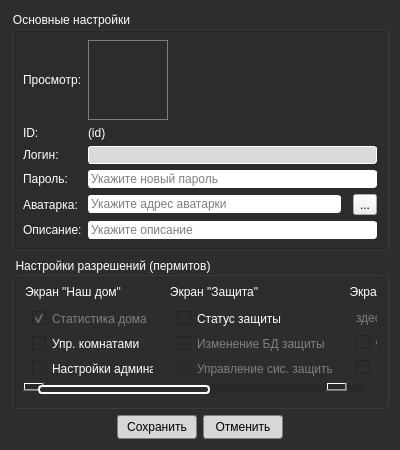
<?xml version="1.0" encoding="UTF-8"?>
<ui version="4.0">
 <class>Dlg_EditUserInUserDb</class>
 <widget class="QDialog" name="Dlg_EditUserInUserDb">
  <property name="geometry">
   <rect>
    <x>0</x>
    <y>0</y>
    <width>400</width>
    <height>450</height>
   </rect>
  </property>
  <property name="windowTitle">
   <string>Редактировать существующего пользователя</string>
  </property>
  <property name="windowOpacity">
   <double>0.959500000000000</double>
  </property>
  <property name="styleSheet">
   <string notr="true">QDialog { background-color: rgb(45, 45, 45); color: white; }

QGroupBox { font: 10pt &quot;Segoe UI Semibold&quot;; color: white; }

QCheckBox, QLabel { font: 9pt &quot;Segoe UI Semilight&quot;; color: white; }
QCheckBox:disabled { color: gray; }

/*  QScrollBar::vertical */

 QScrollBar:vertical
 {
     background-color: #2A2929;
     width: 15px;
     margin: 15px 3px 15px 3px;
     border: 1px transparent #2A2929;
 }


 QScrollBar::handle:vertical
 {
     background-color: rgb(45, 45, 45);         /* #605F5F; */
     min-height: 5px;
	 border: 2px solid white;
	 border-radius: 4px;
 }


 QScrollBar::sub-line:vertical
 {
     margin: 3px 0px 3px 0px;
     border-image: url(:/qss_icons/rc/up_arrow_disabled.png);
     height: 10px;
     width: 10px;
     subcontrol-position: top;
     subcontrol-origin: margin;
 }


 QScrollBar::add-line:vertical
 {
     margin: 3px 0px 3px 0px;
     border-image: url(:/qss_icons/rc/down_arrow_disabled.png);
     height: 10px;
     width: 10px;
     subcontrol-position: bottom;
     subcontrol-origin: margin;
 }


 QScrollBar::sub-line:vertical:hover,QScrollBar::sub-line:vertical:on
 {

     border-image: url(:/qss_icons/rc/up_arrow.png);
     height: 10px;
     width: 10px;
     subcontrol-position: top;
     subcontrol-origin: margin;
 }


 QScrollBar::add-line:vertical:hover, QScrollBar::add-line:vertical:on
 {
     border-image: url(:/qss_icons/rc/down_arrow.png);
     height: 10px;
     width: 10px;
     subcontrol-position: bottom;
     subcontrol-origin: margin;
 }


 QScrollBar::up-arrow:vertical, QScrollBar::down-arrow:vertical
 {
     background: none;
 }


 QScrollBar::add-page:vertical, QScrollBar::sub-page:vertical
 {
     background: none;
 }

/*  QScrollBar::horizontal */
QScrollBar:horizontal
 {
     height: 15px;
     margin: 3px 15px 3px 15px;
     border: 1px transparent #2A2929;
     background-color: #2A2929;    
 }

 QScrollBar::handle:horizontal
 {
     background-color: rgb(45, 45, 45);      
     min-width: 5px;
     border: 2px solid white;
     border-radius: 4px;
 }

 QScrollBar::add-line:horizontal
 {
     margin: 0px 3px 0px 3px;
     border-image: url(./images/right_arrow_disabled.png);       
     width: 10px;
     height: 10px;
     subcontrol-position: right;
     subcontrol-origin: margin;
 }

 QScrollBar::sub-line:horizontal
 {
     margin: 0px 3px 0px 3px;
     border-image: url(./images/left_arrow_disabled.png);        
     height: 10px;
     width: 10px;
     subcontrol-position: left;
     subcontrol-origin: margin;
 }

 QScrollBar::add-line:horizontal:hover,QScrollBar::add-line:horizontal:on
 {
     border-image: url(./images/right_arrow.png);               
     height: 10px;
     width: 10px;
     subcontrol-position: right;
     subcontrol-origin: margin;
 }

 QScrollBar::sub-line:horizontal:hover, QScrollBar::sub-line:horizontal:on
 {
     border-image: url(./images/left_arrow.png);               
     height: 10px;
     width: 10px;
     subcontrol-position: left;
     subcontrol-origin: margin;
 }

 QScrollBar::up-arrow:horizontal, QScrollBar::down-arrow:horizontal
 {
     background: none;
 }

 QScrollBar::add-page:horizontal, QScrollBar::sub-page:horizontal
 {
     background: none;
 }


QComboBox {
	color: black;
    border: 1px solid gray;
    border-radius: 3px;
    padding: 1px 18px 1px 3px;
    min-width: 6em;
	font: 8pt &quot;Segoe UI Semilight&quot;;
}


QComboBox:hover {
	border: 1px solid rgb(254, 254, 254);
	background-color: rgb(236, 236, 236);
}


QPushButton { 
	color: black;
    background-color: rgb(215, 215, 215);
	border: 1px solid gray;
	border-radius: 3px;  
	min-width: 6em;
	font: 8pt &quot;Segoe UI Semibold&quot;;
}


QPushButton:hover { 
	background-color: rgb(235, 235, 235);
}


QPushButton:pressed { 
	background-color: rgb(221, 221, 221);
}

QComboBox:disabled { color: gray; background-color: rgb(35, 35, 35); }


QComboBox::down-arrow {
    image: url(:/images/arrowDown_ico.png);
}


QComboBox::up-arrow { image: url(:/images/arrowUp_ico.png); }


QComboBox:editable {
    background: white;
}


QComboBox:!editable, QComboBox::drop-down:editable {
     background: qlineargradient(x1: 0, y1: 0, x2: 0, y2: 1,
                                 stop: 0 #E1E1E1, stop: 0.4 #DDDDDD,
                                 stop: 0.5 #D8D8D8, stop: 1.0 #D3D3D3);
}


/* QComboBox gets the &quot;on&quot; state when the popup is open */
QComboBox:!editable:on, QComboBox::drop-down:editable:on {
    background: qlineargradient(x1: 0, y1: 0, x2: 0, y2: 1,
                                stop: 0 #D3D3D3, stop: 0.4 #D8D8D8,
                                stop: 0.5 #DDDDDD, stop: 1.0 #E1E1E1);
}


QComboBox:on { /* shift the text when the popup opens */
    padding-top: 3px;
    padding-left: 4px;
}


QComboBox::drop-down {
    subcontrol-origin: padding;
    subcontrol-position: top right;
    width: 15px;

    border-left-width: 1px;
    border-left-color: darkgray;
    border-left-style: solid; /* just a single line */
    border-top-right-radius: 3px; /* same radius as the QComboBox */
    border-bottom-right-radius: 3px;
}


QLineEdit { 
	border-radius: 3px;
	border: 1px solid white;
	font: 8pt &quot;Segoe UI Semilight&quot;;
 }

QLineEdit:hover { 
	border-color: rgb(42, 105, 23);
}</string>
  </property>
  <property name="sizeGripEnabled">
   <bool>false</bool>
  </property>
  <property name="modal">
   <bool>false</bool>
  </property>
  <layout class="QVBoxLayout" name="verticalLayout">
   <item>
    <widget class="QGroupBox" name="box_MainUserProps">
     <property name="sizePolicy">
      <sizepolicy hsizetype="Expanding" vsizetype="Maximum">
       <horstretch>0</horstretch>
       <verstretch>0</verstretch>
      </sizepolicy>
     </property>
     <property name="title">
      <string>Основные настройки</string>
     </property>
     <layout class="QGridLayout" name="gridLayout">
      <item row="1" column="1" colspan="3">
       <widget class="QLabel" name="lbl_EuID">
        <property name="text">
         <string>(id)</string>
        </property>
       </widget>
      </item>
      <item row="6" column="1" colspan="3">
       <widget class="QLineEdit" name="lnI_EuDesc">
        <property name="placeholderText">
         <string>Укажите описание</string>
        </property>
       </widget>
      </item>
      <item row="5" column="1">
       <widget class="QLineEdit" name="lnI_EuAvatarAddr">
        <property name="placeholderText">
         <string>Укажите адрес аватарки</string>
        </property>
       </widget>
      </item>
      <item row="5" column="3">
       <widget class="QToolButton" name="tlb_Browse">
        <property name="text">
         <string>...</string>
        </property>
        <property name="autoRaise">
         <bool>false</bool>
        </property>
        <property name="arrowType">
         <enum>Qt::NoArrow</enum>
        </property>
       </widget>
      </item>
      <item row="5" column="0">
       <widget class="QLabel" name="lbl_EuAvatarHint">
        <property name="text">
         <string>Аватарка:</string>
        </property>
       </widget>
      </item>
      <item row="2" column="0">
       <widget class="QLabel" name="lbl_EuLogin">
        <property name="text">
         <string>Логин:</string>
        </property>
       </widget>
      </item>
      <item row="4" column="0">
       <widget class="QLabel" name="lbl_EuPassword">
        <property name="text">
         <string>Пароль:</string>
        </property>
       </widget>
      </item>
      <item row="4" column="1" colspan="3">
       <widget class="QLineEdit" name="lnI_EuPassword">
        <property name="echoMode">
         <enum>QLineEdit::Password</enum>
        </property>
        <property name="placeholderText">
         <string>Укажите новый пароль</string>
        </property>
       </widget>
      </item>
      <item row="0" column="1">
       <widget class="QLabel" name="gfv_EuAvatarPrev">
        <property name="sizePolicy">
         <sizepolicy hsizetype="Maximum" vsizetype="Maximum">
          <horstretch>0</horstretch>
          <verstretch>0</verstretch>
         </sizepolicy>
        </property>
        <property name="minimumSize">
         <size>
          <width>80</width>
          <height>80</height>
         </size>
        </property>
        <property name="maximumSize">
         <size>
          <width>80</width>
          <height>80</height>
         </size>
        </property>
        <property name="styleSheet">
         <string notr="true">border: 1px solid grey;</string>
        </property>
        <property name="text">
         <string/>
        </property>
        <property name="scaledContents">
         <bool>true</bool>
        </property>
       </widget>
      </item>
      <item row="6" column="0">
       <widget class="QLabel" name="lbl_EuDescHint">
        <property name="text">
         <string>Описание:</string>
        </property>
       </widget>
      </item>
      <item row="1" column="0">
       <widget class="QLabel" name="lbl_EuIDHint">
        <property name="text">
         <string>ID:</string>
        </property>
       </widget>
      </item>
      <item row="0" column="0">
       <widget class="QLabel" name="lbl_EuAvatarPrevHint">
        <property name="text">
         <string>Просмотр:</string>
        </property>
       </widget>
      </item>
      <item row="2" column="1" colspan="3">
       <widget class="QLineEdit" name="lnI_EuLogin">
        <property name="enabled">
         <bool>true</bool>
        </property>
        <property name="toolTip">
         <string>Вы не можете редактировать логин существующего пользователя</string>
        </property>
        <property name="styleSheet">
         <string notr="true">background-color: rgb(218, 218, 218);</string>
        </property>
        <property name="readOnly">
         <bool>true</bool>
        </property>
       </widget>
      </item>
     </layout>
    </widget>
   </item>
   <item>
    <widget class="QGroupBox" name="box_UserPermits">
     <property name="minimumSize">
      <size>
       <width>137</width>
       <height>117</height>
      </size>
     </property>
     <property name="styleSheet">
      <string notr="true">QGroupBox { min-height: 115px; min-width: 135px; }</string>
     </property>
     <property name="title">
      <string>Настройки разрешений (пермитов)</string>
     </property>
     <layout class="QHBoxLayout" name="horizontalLayout">
      <property name="topMargin">
       <number>0</number>
      </property>
      <property name="bottomMargin">
       <number>9</number>
      </property>
      <item>
       <widget class="QScrollArea" name="scrollArea">
        <property name="styleSheet">
         <string notr="true">background: rgb(45, 45, 45); border: 0px transparent;</string>
        </property>
        <property name="verticalScrollBarPolicy">
         <enum>Qt::ScrollBarAlwaysOff</enum>
        </property>
        <property name="horizontalScrollBarPolicy">
         <enum>Qt::ScrollBarAlwaysOn</enum>
        </property>
        <property name="widgetResizable">
         <bool>false</bool>
        </property>
        <property name="alignment">
         <set>Qt::AlignHCenter|Qt::AlignTop</set>
        </property>
        <widget class="QWidget" name="scrollAreaWidgetContents">
         <property name="geometry">
          <rect>
           <x>0</x>
           <y>0</y>
           <width>663</width>
           <height>127</height>
          </rect>
         </property>
         <layout class="QHBoxLayout" name="horizontalLayout_2">
          <property name="leftMargin">
           <number>0</number>
          </property>
          <property name="topMargin">
           <number>6</number>
          </property>
          <property name="rightMargin">
           <number>0</number>
          </property>
          <property name="bottomMargin">
           <number>6</number>
          </property>
          <item>
           <widget class="QGroupBox" name="box_HomeScreen">
            <property name="sizePolicy">
             <sizepolicy hsizetype="Preferred" vsizetype="Minimum">
              <horstretch>0</horstretch>
              <verstretch>0</verstretch>
             </sizepolicy>
            </property>
            <property name="minimumSize">
             <size>
              <width>135</width>
              <height>115</height>
             </size>
            </property>
            <property name="title">
             <string>Экран &quot;Наш дом&quot;</string>
            </property>
            <layout class="QVBoxLayout" name="verticalLayout_2">
             <property name="topMargin">
              <number>24</number>
             </property>
             <property name="bottomMargin">
              <number>16</number>
             </property>
             <item>
              <widget class="QCheckBox" name="ckb_UserPermit_HomeScr">
               <property name="enabled">
                <bool>false</bool>
               </property>
               <property name="text">
                <string>Статистика дома</string>
               </property>
               <property name="checked">
                <bool>true</bool>
               </property>
              </widget>
             </item>
             <item>
              <widget class="QCheckBox" name="ckb_UserPermit_HomeRooms">
               <property name="text">
                <string>Упр. комнатами</string>
               </property>
              </widget>
             </item>
             <item>
              <widget class="QCheckBox" name="ckb_UserPermit_HomeAsAdmin">
               <property name="text">
                <string>Настройки админа</string>
               </property>
              </widget>
             </item>
            </layout>
           </widget>
          </item>
          <item>
           <widget class="QGroupBox" name="box_DefnScreen">
            <property name="minimumSize">
             <size>
              <width>135</width>
              <height>115</height>
             </size>
            </property>
            <property name="title">
             <string>Экран &quot;Защита&quot;</string>
            </property>
            <layout class="QVBoxLayout" name="verticalLayout_3">
             <property name="topMargin">
              <number>24</number>
             </property>
             <property name="bottomMargin">
              <number>16</number>
             </property>
             <item>
              <widget class="QCheckBox" name="ckb_UserPermit_DefnScr">
               <property name="text">
                <string>Статус защиты</string>
               </property>
              </widget>
             </item>
             <item>
              <widget class="QCheckBox" name="ckb_UserPermit_DefnDbEdit">
               <property name="enabled">
                <bool>false</bool>
               </property>
               <property name="text">
                <string>Изменение БД защиты</string>
               </property>
              </widget>
             </item>
             <item>
              <widget class="QCheckBox" name="ckb_UserPermit_DefnAsAdmin">
               <property name="enabled">
                <bool>false</bool>
               </property>
               <property name="text">
                <string>Управление сис. защиты</string>
               </property>
              </widget>
             </item>
            </layout>
           </widget>
          </item>
          <item>
           <widget class="QGroupBox" name="box_PtsScreen">
            <property name="minimumSize">
             <size>
              <width>135</width>
              <height>115</height>
             </size>
            </property>
            <property name="title">
             <string>Экран &quot;Растения&quot;</string>
            </property>
            <layout class="QVBoxLayout" name="verticalLayout_4">
             <property name="topMargin">
              <number>24</number>
             </property>
             <property name="bottomMargin">
              <number>16</number>
             </property>
             <item>
              <widget class="QLabel" name="label">
               <property name="sizePolicy">
                <sizepolicy hsizetype="Preferred" vsizetype="Maximum">
                 <horstretch>0</horstretch>
                 <verstretch>0</verstretch>
                </sizepolicy>
               </property>
               <property name="styleSheet">
                <string notr="true">color: grey;</string>
               </property>
               <property name="text">
                <string>здесь пусто =D</string>
               </property>
              </widget>
             </item>
             <item>
              <widget class="QCheckBox" name="ckb_UserPermit_PtsScr">
               <property name="text">
                <string>Статус теплиц</string>
               </property>
              </widget>
             </item>
             <item>
              <widget class="QCheckBox" name="ckb_UserPermit_PtsAsAdmin">
               <property name="enabled">
                <bool>false</bool>
               </property>
               <property name="text">
                <string>Управление теплицами</string>
               </property>
              </widget>
             </item>
            </layout>
           </widget>
          </item>
          <item>
           <widget class="QGroupBox" name="box_Others">
            <property name="minimumSize">
             <size>
              <width>135</width>
              <height>115</height>
             </size>
            </property>
            <property name="title">
             <string>Прочие экраны</string>
            </property>
            <layout class="QVBoxLayout" name="verticalLayout_5">
             <property name="topMargin">
              <number>24</number>
             </property>
             <property name="bottomMargin">
              <number>16</number>
             </property>
             <item>
              <widget class="QCheckBox" name="ckb_UserPermit_HardwareScr">
               <property name="text">
                <string>Экран &quot;Оборудование&quot;</string>
               </property>
              </widget>
             </item>
             <item>
              <widget class="QCheckBox" name="ckb_UserPermit_HardwareAsAdmin">
               <property name="enabled">
                <bool>false</bool>
               </property>
               <property name="text">
                <string>Доб./удл. оборудование</string>
               </property>
              </widget>
             </item>
             <item>
              <widget class="QCheckBox" name="ckb_UserPermit_CfgScr">
               <property name="text">
                <string>Экран &quot;Конфигурация&quot;</string>
               </property>
              </widget>
             </item>
             <item>
              <widget class="QCheckBox" name="ckb_UserPermit_CfgAsAdmin">
               <property name="enabled">
                <bool>false</bool>
               </property>
               <property name="text">
                <string>Конфигурация админа</string>
               </property>
              </widget>
             </item>
            </layout>
           </widget>
          </item>
         </layout>
        </widget>
       </widget>
      </item>
     </layout>
    </widget>
   </item>
   <item>
    <layout class="QHBoxLayout" name="horizontalLayout_3">
     <item>
      <spacer name="horizontalSpacer">
       <property name="orientation">
        <enum>Qt::Horizontal</enum>
       </property>
       <property name="sizeType">
        <enum>QSizePolicy::Expanding</enum>
       </property>
       <property name="sizeHint" stdset="0">
        <size>
         <width>90</width>
         <height>20</height>
        </size>
       </property>
      </spacer>
     </item>
     <item>
      <widget class="QPushButton" name="btn_Accept">
       <property name="minimumSize">
        <size>
         <width>80</width>
         <height>24</height>
        </size>
       </property>
       <property name="text">
        <string>Сохранить</string>
       </property>
      </widget>
     </item>
     <item>
      <widget class="QPushButton" name="btn_Decline">
       <property name="minimumSize">
        <size>
         <width>80</width>
         <height>24</height>
        </size>
       </property>
       <property name="text">
        <string>Отменить</string>
       </property>
      </widget>
     </item>
     <item>
      <spacer name="horizontalSpacer_2">
       <property name="orientation">
        <enum>Qt::Horizontal</enum>
       </property>
       <property name="sizeType">
        <enum>QSizePolicy::Expanding</enum>
       </property>
       <property name="sizeHint" stdset="0">
        <size>
         <width>90</width>
         <height>20</height>
        </size>
       </property>
      </spacer>
     </item>
    </layout>
   </item>
  </layout>
 </widget>
 <tabstops>
  <tabstop>lnI_EuLogin</tabstop>
  <tabstop>lnI_EuPassword</tabstop>
  <tabstop>lnI_EuAvatarAddr</tabstop>
  <tabstop>tlb_Browse</tabstop>
  <tabstop>lnI_EuDesc</tabstop>
 </tabstops>
 <resources/>
 <connections>
  <connection>
   <sender>btn_Accept</sender>
   <signal>clicked()</signal>
   <receiver>Dlg_EditUserInUserDb</receiver>
   <slot>accept()</slot>
   <hints>
    <hint type="sourcelabel">
     <x>164</x>
     <y>427</y>
    </hint>
    <hint type="destinationlabel">
     <x>274</x>
     <y>-10</y>
    </hint>
   </hints>
  </connection>
  <connection>
   <sender>btn_Decline</sender>
   <signal>clicked()</signal>
   <receiver>Dlg_EditUserInUserDb</receiver>
   <slot>reject()</slot>
   <hints>
    <hint type="sourcelabel">
     <x>253</x>
     <y>423</y>
    </hint>
    <hint type="destinationlabel">
     <x>213</x>
     <y>-4</y>
    </hint>
   </hints>
  </connection>
  <connection>
   <sender>ckb_UserPermit_HomeScr</sender>
   <signal>toggled(bool)</signal>
   <receiver>ckb_UserPermit_HomeRooms</receiver>
   <slot>setEnabled(bool)</slot>
   <hints>
    <hint type="sourcelabel">
     <x>58</x>
     <y>312</y>
    </hint>
    <hint type="destinationlabel">
     <x>63</x>
     <y>334</y>
    </hint>
   </hints>
  </connection>
  <connection>
   <sender>ckb_UserPermit_HomeScr</sender>
   <signal>toggled(bool)</signal>
   <receiver>ckb_UserPermit_HomeAsAdmin</receiver>
   <slot>setEnabled(bool)</slot>
   <hints>
    <hint type="sourcelabel">
     <x>97</x>
     <y>312</y>
    </hint>
    <hint type="destinationlabel">
     <x>98</x>
     <y>366</y>
    </hint>
   </hints>
  </connection>
  <connection>
   <sender>ckb_UserPermit_DefnScr</sender>
   <signal>toggled(bool)</signal>
   <receiver>ckb_UserPermit_DefnDbEdit</receiver>
   <slot>setEnabled(bool)</slot>
   <hints>
    <hint type="sourcelabel">
     <x>245</x>
     <y>311</y>
    </hint>
    <hint type="destinationlabel">
     <x>246</x>
     <y>337</y>
    </hint>
   </hints>
  </connection>
  <connection>
   <sender>ckb_UserPermit_DefnScr</sender>
   <signal>toggled(bool)</signal>
   <receiver>ckb_UserPermit_DefnAsAdmin</receiver>
   <slot>setEnabled(bool)</slot>
   <hints>
    <hint type="sourcelabel">
     <x>287</x>
     <y>315</y>
    </hint>
    <hint type="destinationlabel">
     <x>290</x>
     <y>362</y>
    </hint>
   </hints>
  </connection>
  <connection>
   <sender>ckb_UserPermit_PtsScr</sender>
   <signal>toggled(bool)</signal>
   <receiver>ckb_UserPermit_PtsAsAdmin</receiver>
   <slot>setEnabled(bool)</slot>
   <hints>
    <hint type="sourcelabel">
     <x>411</x>
     <y>336</y>
    </hint>
    <hint type="destinationlabel">
     <x>414</x>
     <y>361</y>
    </hint>
   </hints>
  </connection>
  <connection>
   <sender>ckb_UserPermit_HardwareScr</sender>
   <signal>toggled(bool)</signal>
   <receiver>ckb_UserPermit_HardwareAsAdmin</receiver>
   <slot>setEnabled(bool)</slot>
   <hints>
    <hint type="sourcelabel">
     <x>600</x>
     <y>311</y>
    </hint>
    <hint type="destinationlabel">
     <x>599</x>
     <y>325</y>
    </hint>
   </hints>
  </connection>
  <connection>
   <sender>ckb_UserPermit_CfgScr</sender>
   <signal>toggled(bool)</signal>
   <receiver>ckb_UserPermit_CfgAsAdmin</receiver>
   <slot>setEnabled(bool)</slot>
   <hints>
    <hint type="sourcelabel">
     <x>659</x>
     <y>347</y>
    </hint>
    <hint type="destinationlabel">
     <x>658</x>
     <y>371</y>
    </hint>
   </hints>
  </connection>
 </connections>
</ui>
